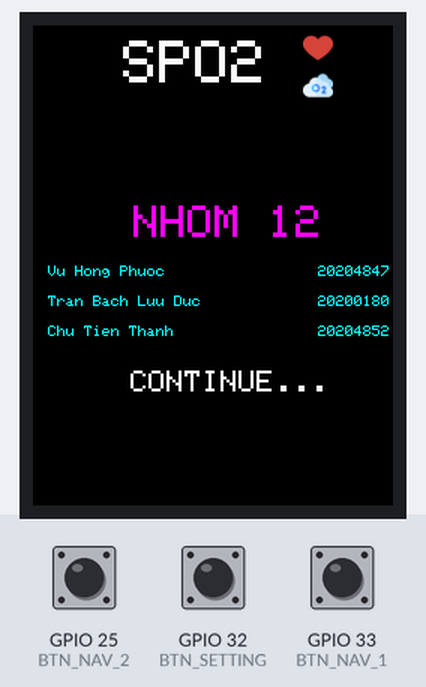
This program was run on a simulated ESP32. On the bench: 240×320 colour display. The test bench sets the inputs (shaded band); at power-on: GPIO 25 (BTN_NAV_2) HIGH, GPIO 33 (BTN_NAV_1) HIGH, GPIO 32 (BTN_SETTING) HIGH. Random numbers use the default seed unless the program sets one; what the program prints to the serial monitor is not drawn.

Above: at 3.4 s.
3.5 s: GPIO 25 (BTN_NAV_2) pulled LOW for 0.15 s
At 4.3 s:
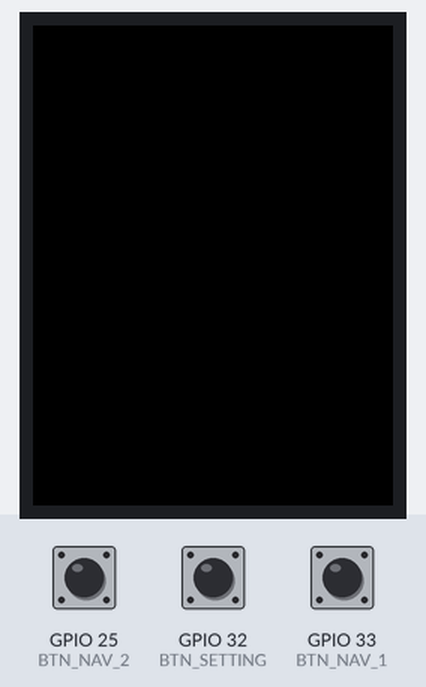
6.6 s: GPIO 33 (BTN_NAV_1) pulled LOW for 3.2 s
At 6.68 s:
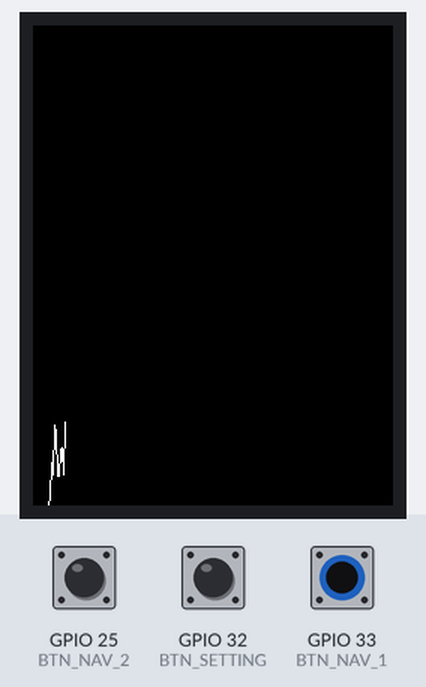
10.4 s: GPIO 32 (BTN_SETTING) pulled LOW for 0.15 s
Timing chart, 0 to 13.4 s (numbered marks = the images above; inputs shaded):
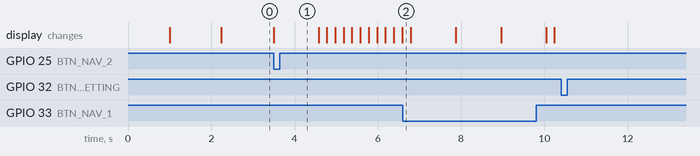

The program:

main.cpp
```cpp
#include <Arduino.h>
#include "mode.h"

#define TFT_DC 2
#define TFT_CS 15
// #define TFT_CS 25
// #define TFT_RST 27
// #define TFT_DC 26
// #define TFT_MOSI 13
// #define TFT_MISO 12
// #define TFT_CLK 14

int idx;      // Index for the normal mode.
int cidx = 0; // Index for the options inside the setting.
int normModLen;
std::map<int, mrender> mMap = {
    {-1, displayMSetting},
    {0, displayMIntro},
    {1, displayMMain},
};
// Uncomment this to change the initialization for different LCD versions

// Adafruit_ILI9341 tft = Adafruit_ILI9341(TFT_CS, TFT_DC, TFT_MOSI, TFT_CLK, TFT_RST, TFT_MISO);
Adafruit_ILI9341 tft = Adafruit_ILI9341(TFT_CS, TFT_DC);
portMUX_TYPE mux = portMUX_INITIALIZER_UNLOCKED;
const int BASE_DELAY = 1000;

void setup()
{
  idx = 0;
  normModLen = mMap.size() - 1; // Not count setting mode.

  Serial.begin(115200);

  Serial.println("Starting SPO2 measurement....");
  delay(BASE_DELAY);
  Serial.println("Setting up the system...");

  pinMode(BTN_SETTING, INPUT_PULLUP);
  pinMode(BTN_NAV_1, INPUT_PULLUP);
  pinMode(BTN_NAV_2, INPUT_PULLUP);

  // attachInterrupt(digitalPinToInterrupt(BTN_NAV_1), setMode, FALLING);
  // attachInterrupt(digitalPinToInterrupt(BTN_NAV_2), setMode, FALLING);

  tft.begin();
  // tft.setRotation(2);
  tft.fillScreen(ILI9341_BLACK);

  delay(BASE_DELAY);
  Serial.println("Setup complete!");

  // mMap.at(idx)();
}

void loop()
{
  Serial.print("INDEX LOOP: ");
  Serial.println(idx);
  mMap.at(idx)();
}
```

mcommon.cpp
```cpp
#include "mcommon.h"

void calculate() {}

Params getParams()
{
    Params params;
    params.vHeart = 100;
    params.vO2 = 100;
    return params;
}

void setMode()
{
    // Serial.print("INDEX: ");
    // Serial.println(idx);
    // portENTER_CRITICAL_ISR(&mux);
    while (true)
    {
        if (digitalRead(BTN_SETTING) == LOW)
        {
            idx = -1;
            break;
        }
        else if (digitalRead(BTN_NAV_1) == LOW && idx != -1)
        {
            Serial.println("DEBUG 1: ");
            idx = (idx + 1) % normModLen;
            break;
        }
        else if (digitalRead(BTN_NAV_2) == LOW && idx != -1)
        {
            Serial.println("DEBUG 2: ");
            idx = (idx - 1 + normModLen) % normModLen;
            Serial.println(idx);
            break;
        }
    }

    // mMap.at(idx)();
    // portEXIT_CRITICAL_ISR(&mux);
}

void printText(const char *text, uint16_t color, int x, int y, int textSize)
{
    tft.setCursor(x, y);
    tft.setTextColor(color);
    tft.setTextSize(textSize);
    tft.print(text);
}

void printText(String text, uint16_t color, int x, int y, int textSize)
{
    tft.setCursor(x, y);
    tft.setTextColor(color);
    tft.setTextSize(textSize);
    tft.print(text);
}

void printText(String text, uint16_t color, int x, int y, int textSize, const GFXfont *f)
{
    tft.setCursor(x, y);
    tft.setTextColor(color);
    tft.setTextSize(textSize);
    tft.setFont(f);
    tft.print(text);
}

int getMidXPos(String text, int textSize)
{
    return (tft.width() - (text.length() * textSize * 5)) / 2;
}

int getMidYPos(int textSize)
{
    return (tft.height() - (textSize * 5)) / 2;
}

int getRevXPos(String text, int textSize, int x)
{
    return tft.width() - x - (text.length() * textSize * 5);
}

int getRevYPos(int textSize, int y)
{
    return tft.height() - y - (textSize * 5);
}

int getRevXPosV2(String text, int textSize, int x)
{
    return tft.width() - x - (text.length() * textSize * 12);
}
```

mcommon.h
```cpp
#ifndef COMMON
#define COMMON
#include <Adafruit_ILI9341.h>
#include <Adafruit_GFX.h>
#include <Fonts/FreeSansBold24pt7b.h>

#include <map>
#include "./assets/assets.h"
// Uncomment this to change the PINs for different LCD versions

#define BTN_SETTING 32
#define BTN_NAV_1 33
#define BTN_NAV_2 25
// #define BTN_NAV_1 16
// #define BTN_NAV_2 17

typedef struct Params
{
    int vHeart;
    int vO2;
} Params;
typedef void (*mrender)();

extern std::map<int, mrender> mMap;
extern Adafruit_ILI9341 tft;
extern int idx;
extern int normModLen;
extern portMUX_TYPE mux;

Params getParams();
void setMode();
void printText(const char *text, uint16_t color, int x, int y, int textSize);
void printText(String text, uint16_t color, int x, int y, int textSize);
void printText(String text, uint16_t color, int x, int y, int textSize, const GFXfont *f);
int getMidXPos(String text, int textSize);
int getMidYPos(int textSize);
int getRevXPos(String text, int textSize, int x);
int getRevYPos(int textSize, int y);
int getRevXPosV2(String text, int textSize, int x);
#endif // COMMON
```

mintro.cpp
```cpp
#include "./mcommon/mcommon.h"

void displayMIntro()
{
    Serial.println("MODE 0 ......");

    printText("SPO2", WHITE, getMidXPos("SPO2", 4) - 20, 10, 4);
    tft.drawRGBBitmap(180, 5, heart, 20, 20);
    tft.drawRGBBitmap(180, 30, oxygen, 20, 20);

    printText("NHOM 12", MAGENTA, getMidXPos("NHOM 12", 3), 120, 3);

    printText("Vu Hong Phuoc", CYAN, 10, 160, 1);
    printText("20204847", CYAN, getRevXPos("20204847", 1, 10), 160, 1);

    printText("Tran Bach Luu Duc", CYAN, 10, 180, 1);
    printText("20200180", CYAN, getRevXPos("20200180", 1, 10), 180, 1);

    printText("Chu Tien Thanh", CYAN, 10, 200, 1);
    printText("20204852", CYAN, getRevXPos("20204852", 1, 10), 200, 1);

    printText("CONTINUE...", WHITE, getMidXPos("CONTINUE...", 2), 230, 2);

    setMode();
}
```

mintro.h
```cpp
#include "./mcommon/mcommon.h"

void displayMIntro();
```

mmain.cpp
```cpp
#include "./mcommon/mcommon.h"
#include <random>
#include <string.h>

int oldVal = 0;
int minVal = 0;
int maxVal = 60;
int range = maxVal - minVal;
int val;
void drawGraph(int &loopCounter);
void drawBPR(int &val);
void displayMMain()
{
    tft.fillScreen(BLACK);
    delay(1000);

    Serial.println("MODE 1 ......");

    int loopCounter = 10;
    while (idx == 1)
    {
        if (digitalRead(BTN_SETTING) == LOW)
        {
            idx = -1;
            return;
        }
        else if (digitalRead(BTN_NAV_1) == LOW && idx != -1)
        {
            Serial.println("DEBUG 1: ");
            idx = (idx + 1) % normModLen;
            return;
        }
        else if (digitalRead(BTN_NAV_2) == LOW && idx != -1)
        {
            Serial.println("DEBUG 2: ");
            idx = (idx - 1 + normModLen) % normModLen;
            Serial.println(idx);
            return;
        }

        val = std::rand() % range + minVal;
        drawBPR(val);
        drawGraph(loopCounter);
        delay(200);
    }
    // setMode();
}

inline void drawGraph(int &loopCounter)
{

    tft.drawLine(loopCounter, tft.height() - oldVal, loopCounter + 1, tft.height() - val, WHITE);
    tft.fillRect(loopCounter + 2, tft.height(), 5, -maxVal, BLACK);

    oldVal = val;

    loopCounter = (loopCounter + 1) % (tft.width() - 20);
}

inline void drawBPR(int &val)
{

    // tft.fillRect(tft.width() - width, 100, width, height, BLACK);
    // printText(String(val), WHITE, tft.width() - width, 100, 2, &FreeSansBold24pt7b);

    int16_t x, y;
    uint16_t w, h;
    tft.setTextWrap(false);
    tft.getTextBounds(String(val), 0, 0, &x, &y, &w, &h);

    Serial.print("VAL: " + String(val));
    Serial.println("WIDTH: " + String(w));

}
```

mmain.h
```cpp
#include "./mcommon/mcommon.h"

void displayMMain();
```

mode.h
```cpp
#ifndef MODE
#define MODE

#include "mintro/mintro.h"
#include "mmain/mmain.h"
#include "msetting/msetting.h"

#endif // MODE
```

msetting.cpp
```cpp
#include "./mcommon/mcommon.h"

void displayMSetting() {}
```

msetting.h
```cpp
#include "./mcommon/mcommon.h"
void displayMSetting();
```

Source omitted: assets.h (data table, 8046 bytes)

Measured:
- after the input at 3.5 s, the display: changes at once (image 1)
